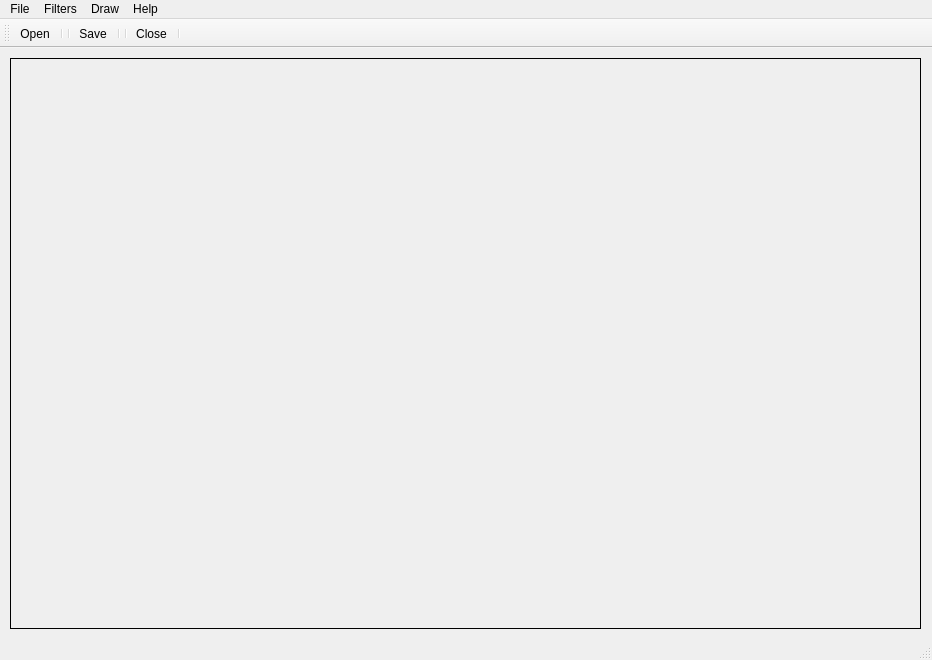
<?xml version="1.0" encoding="UTF-8"?>
<ui version="4.0">
 <class>MainWindow</class>
 <widget class="QMainWindow" name="MainWindow">
  <property name="geometry">
   <rect>
    <x>0</x>
    <y>0</y>
    <width>932</width>
    <height>660</height>
   </rect>
  </property>
  <property name="windowTitle">
   <string>MainWindow</string>
  </property>
  <widget class="QWidget" name="centralwidget">
   <widget class="QLabel" name="label">
    <property name="enabled">
     <bool>true</bool>
    </property>
    <property name="geometry">
     <rect>
      <x>10</x>
      <y>10</y>
      <width>911</width>
      <height>571</height>
     </rect>
    </property>
    <property name="mouseTracking">
     <bool>true</bool>
    </property>
    <property name="layoutDirection">
     <enum>Qt::LeftToRight</enum>
    </property>
    <property name="frameShape">
     <enum>QFrame::Box</enum>
    </property>
    <property name="text">
     <string/>
    </property>
    <property name="scaledContents">
     <bool>false</bool>
    </property>
    <property name="alignment">
     <set>Qt::AlignLeading|Qt::AlignLeft|Qt::AlignTop</set>
    </property>
   </widget>
  </widget>
  <widget class="QMenuBar" name="menubar">
   <property name="geometry">
    <rect>
     <x>0</x>
     <y>0</y>
     <width>932</width>
     <height>21</height>
    </rect>
   </property>
   <widget class="QMenu" name="menuFile">
    <property name="title">
     <string>File</string>
    </property>
    <addaction name="actionOpen"/>
    <addaction name="separator"/>
    <addaction name="actionSave"/>
    <addaction name="actionSaveas"/>
    <addaction name="separator"/>
    <addaction name="actionClose"/>
   </widget>
   <widget class="QMenu" name="menuFilters">
    <property name="title">
     <string>Filters</string>
    </property>
    <widget class="QMenu" name="menuSelection_Filter">
     <property name="title">
      <string>Selection Filter</string>
     </property>
     <addaction name="actionRedSelec"/>
     <addaction name="actionGreen"/>
     <addaction name="actionBlue"/>
    </widget>
    <addaction name="menuSelection_Filter"/>
    <addaction name="actionUndo"/>
   </widget>
   <widget class="QMenu" name="menuDraw">
    <property name="title">
     <string>Draw</string>
    </property>
    <widget class="QMenu" name="menuShapes_2">
     <property name="title">
      <string>Shapes</string>
     </property>
     <addaction name="actionLine"/>
     <addaction name="actionSquare"/>
     <addaction name="actionCircle"/>
    </widget>
    <addaction name="actionColor"/>
    <addaction name="separator"/>
    <addaction name="actionPen"/>
    <addaction name="menuShapes_2"/>
    <addaction name="actionCrop"/>
   </widget>
   <widget class="QMenu" name="menuHelp">
    <property name="title">
     <string>Help</string>
    </property>
   </widget>
   <addaction name="menuFile"/>
   <addaction name="menuFilters"/>
   <addaction name="menuDraw"/>
   <addaction name="menuHelp"/>
  </widget>
  <widget class="QStatusBar" name="statusbar"/>
  <widget class="QToolBar" name="toolBar">
   <property name="windowTitle">
    <string>toolBar</string>
   </property>
   <attribute name="toolBarArea">
    <enum>TopToolBarArea</enum>
   </attribute>
   <attribute name="toolBarBreak">
    <bool>false</bool>
   </attribute>
   <addaction name="actionOpen"/>
   <addaction name="separator"/>
   <addaction name="separator"/>
   <addaction name="actionSave"/>
   <addaction name="separator"/>
   <addaction name="separator"/>
   <addaction name="actionClose"/>
   <addaction name="separator"/>
  </widget>
  <action name="actionOpen">
   <property name="icon">
    <iconset resource="Resources.qrc">
     <normaloff>:/images/icon/img_461883.png</normaloff>:/images/icon/img_461883.png</iconset>
   </property>
   <property name="text">
    <string>Open</string>
   </property>
  </action>
  <action name="actionSaveas">
   <property name="icon">
    <iconset resource="Resources.qrc">
     <normaloff>:/images/icon/img_487686.png</normaloff>:/images/icon/img_487686.png</iconset>
   </property>
   <property name="text">
    <string>Save as</string>
   </property>
  </action>
  <action name="actionSave">
   <property name="icon">
    <iconset resource="Resources.qrc">
     <normaloff>:/images/icon/save_file.png</normaloff>:/images/icon/save_file.png</iconset>
   </property>
   <property name="text">
    <string>Save</string>
   </property>
  </action>
  <action name="actionPen">
   <property name="checkable">
    <bool>true</bool>
   </property>
   <property name="icon">
    <iconset resource="Resources.qrc">
     <normaloff>:/images/icon/pen_icon.png</normaloff>:/images/icon/pen_icon.png</iconset>
   </property>
   <property name="text">
    <string>Pen</string>
   </property>
  </action>
  <action name="actionLine">
   <property name="checkable">
    <bool>true</bool>
   </property>
   <property name="icon">
    <iconset resource="Resources.qrc">
     <normaloff>:/images/icon/line.png</normaloff>:/images/icon/line.png</iconset>
   </property>
   <property name="text">
    <string>Line</string>
   </property>
  </action>
  <action name="actionColor">
   <property name="checkable">
    <bool>true</bool>
   </property>
   <property name="icon">
    <iconset resource="Resources.qrc">
     <normaloff>:/images/icon/65610.png</normaloff>:/images/icon/65610.png</iconset>
   </property>
   <property name="text">
    <string>Color</string>
   </property>
  </action>
  <action name="actionCrop">
   <property name="checkable">
    <bool>true</bool>
   </property>
   <property name="icon">
    <iconset resource="Resources.qrc">
     <normaloff>:/images/icon/crop.png</normaloff>:/images/icon/crop.png</iconset>
   </property>
   <property name="text">
    <string>Crop</string>
   </property>
  </action>
  <action name="actionClose">
   <property name="icon">
    <iconset resource="Resources.qrc">
     <normaloff>:/images/icon/close_icon.jpg</normaloff>:/images/icon/close_icon.jpg</iconset>
   </property>
   <property name="text">
    <string>Close</string>
   </property>
  </action>
  <action name="actionSquare">
   <property name="checkable">
    <bool>true</bool>
   </property>
   <property name="icon">
    <iconset resource="Resources.qrc">
     <normaloff>:/images/icon/rounded-square.png</normaloff>:/images/icon/rounded-square.png</iconset>
   </property>
   <property name="text">
    <string>Square</string>
   </property>
  </action>
  <action name="actionRedSelec">
   <property name="text">
    <string>Red </string>
   </property>
  </action>
  <action name="actionGreen">
   <property name="text">
    <string>Green</string>
   </property>
  </action>
  <action name="actionBlue">
   <property name="text">
    <string>Blue</string>
   </property>
  </action>
  <action name="actionCircle">
   <property name="checkable">
    <bool>true</bool>
   </property>
   <property name="text">
    <string>Circle</string>
   </property>
  </action>
  <action name="actionUndo">
   <property name="text">
    <string>Undo</string>
   </property>
  </action>
 </widget>
 <resources>
  <include location="Resources.qrc"/>
 </resources>
 <connections/>
</ui>
